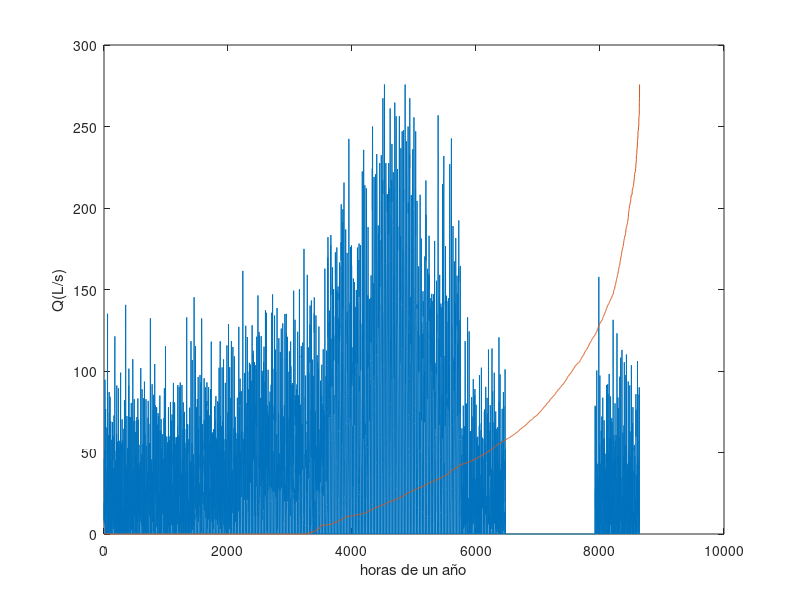

The MATLAB source for this figure:
clear;clc
close all
%Se establece el valor semilla de la funcion de generacion de numeros pseudoaleatorios rand(), para que sea aleatoria.
rand('state',sum(100*clock))

%Simulación de la distribución anual de la demanda desde las bocas de riego de una redondeada

%Fase 1: Determinación dotación de caudal en cada boca

filas=["Avellano";"Olivo";"Lechuga";"Tomate";"Patata";"Pimiento";"Cebolla"];

%Necesidades hidrícas mensuales (en columnas) de los cultivos (en filas) expresadas en mm/dia.
Hr= [
0.00 0.00 0.00 0.29 0.79 2.21 3.91 2.40 0.34 0.00 0.00 0.00;...
0.00 0.10 0.58 0.69 0.55 1.67 2.09 1.02 0.00 0.00 0.00 0.00;...
0.00 0.00 0.00 0.69 1.90 3.80 0.00 0.00 0.00 0.00 0.00 0.00;...
0.00 0.00 0.00 0.44 1.24 1.08 5.96 3.75 0.91 0.00 0.00 0.00;...
0.00 0.00 0.00 0.44 1.46 4.08 5.50 3.03 0.00 0.00 0.00 0.00;...
0.00 0.00 0.00 0.44 1.38 3.61 4.99 2.98 0.00 0.00 0.00 0.00;...
0.33 0.87 1.61 2.12 0.00 0.00 0.00 0.00 0.00 0.00 0.00 0.04];

%Distribución cultivos
distCult=[0.137;0.262;0.085;0.220;0.023;0.099;0.174];

%Superficie a regar desde cada boca (ha)
S=[30;30;30;30;30;30;30;30];

%Relación Ra/(1-Cd)
rend=0.9;

%Grados de libertad bocas
tGL=[6 12 16];
GL=24./tGL;
distGL=[
31.6 50.8 17.6;...
23.8 45.7 30.5;...
43.3 22.8 33.9;...
61.7 31.7 6.6;...
60.2 8.1 31.7;...
92.5 0.1 7.4;...
18.1 50.2 31.7;...
94.7 2.7 2.6]./100;

%Tiempo operación estación bombeo por meses
tfunc=[18 18 18 18 18 18 18 18 18 18 18 18];

%Caudal ficticio continuo (L/s)
necRiego=sum(distCult.*Hr,1)./rend;%Necesidades de riego (mm/dia) mediante ponderación según la distribución de cultivos por meses
qfc=transpose(max(transpose(S*necRiego.*(1e4/24/3600))));%Caudal ficticio continuo (L/s) necesario en cada boca

%Caudal asignado a cada boca según Grado de Libertad
qGL1=distGL(:,1).*qfc.*GL(1);
qGL2=distGL(:,2).*qfc.*GL(2);
qGL3=distGL(:,3).*qfc.*GL(3);
qboca=5.*ceil(sum([qGL1 qGL2 qGL3],2)./5);%Caudal (L/s) de dotación de cada boca en proyecto redondeada a múltiplos de 5


%Fase 2: Simulación de la demanda

planillaRiego=zeros(numel(S),24);
q=planillaRiego;
diaAgno=0;

%Tiempo necesario (h) para suministrar la demanda por meses y GLs
triegoGL1=necRiego.*S./qGL1.*1e4./3600.*distGL(:,1);
triegoGL2=necRiego.*S./qGL2.*1e4./3600.*distGL(:,2);
triegoGL3=necRiego.*S./qGL3.*1e4./3600.*distGL(:,3);

for k=1:12
  
  horaComienzoGL1=floor(rand(numel(S),12).*(tfunc(k)-triegoGL1));
  horaComienzoGL2=floor(rand(numel(S),12).*(tfunc(k)-triegoGL2));
  horaComienzoGL3=floor(rand(numel(S),12).*(tfunc(k)-triegoGL3));
  
  duracRiegoGL1=ceil(triegoGL1);
  duracRiegoGL2=ceil(triegoGL2);
  duracRiegoGL3=ceil(triegoGL3);  

  for j=1:30

    diaAgno=diaAgno+1;
    planillaRiegoGL1=planillaRiego;
    planillaRiegoGL2=planillaRiego;
    planillaRiegoGL3=planillaRiego;
    
    horaComienzoGL1=floor(rand(numel(S),12).*(tfunc-triegoGL1));
    horaComienzoGL2=floor(rand(numel(S),12).*(tfunc-triegoGL2));
    horaComienzoGL3=floor(rand(numel(S),12).*(tfunc-triegoGL3));
  
    duracRiegoGL1=ceil(triegoGL1);
    duracRiegoGL2=ceil(triegoGL2);
    duracRiegoGL3=ceil(triegoGL3);  
    
    for i=1:numel(S)
      
      if necRiego(k)~=0 
        planillaRiegoGL1(i,(1+horaComienzoGL1(i,k)):(1+(horaComienzoGL1(i,k)+duracRiegoGL1(i,k))))=1;
        planillaRiegoGL2(i,(1+horaComienzoGL2(i,k)):(1+(horaComienzoGL2(i,k)+duracRiegoGL2(i,k))))=1;
        planillaRiegoGL3(i,(1+horaComienzoGL3(i,k)):(1+(horaComienzoGL3(i,k)+duracRiegoGL3(i,k))))=1;
      endif
      
    endfor
    
    %Matriz de caudal (L/s) demandado (boca,hora,diaAño)
    q(:,:,diaAgno)=planillaRiegoGL1.*qGL1+planillaRiegoGL2.*qGL2+planillaRiegoGL3.*qGL3;

  endfor

endfor

Q=sum(q,1);
distQ=reshape(Q,1,[]);%Vector distribución caudales horarios de 12 meses y 30 dias por mes.

plot(distQ)
hold on
plot(sort(distQ))
xlabel('horas de un año')
ylabel('Q(L/s)')
hold off

caudales=reshape(q,numel(S),[]);

%Se guardan los caudales demandados de las bocas durante las aproximadamente 8640 horas de un año
save('cauddemandbocas.m','caudales','-append')